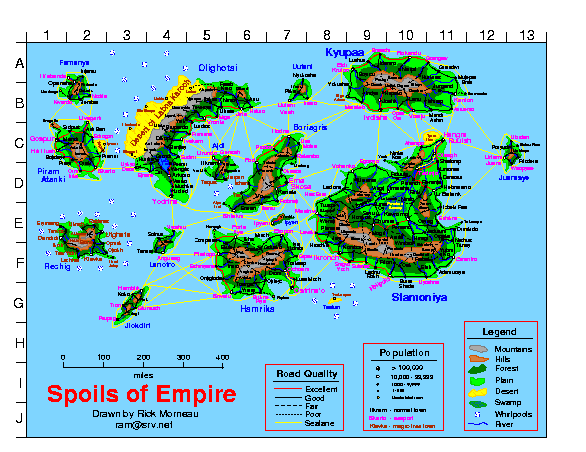
#> input picture docs/soe_map_sample.png, 586 x 452 px, found by its file name
$ python extract_geography.py
#> lines starting #> are read from the running program, lines starting #| are printed output that depends on the picture; after the words box and inside, x2 and y2 are one past the last pixel; in counts of white or black regions, pixels touching at a corner belong together
"""
Extract coastlines and terrain regions from the gamemaster's map raster.

``docs/soe_map_sample.png`` is a 586x452 flat-palette image: every terrain
type is a solid legend colour, so the geography can be recovered exactly by
colour-keying rather than guessed at. Roads, rivers, sea lanes and town
labels are drawn *over* the terrain, punching line-shaped holes in it; we
close those holes morphologically before tracing, so a road crossing an
island does not cut the island in two.

Output is in miles, not pixels: the map's scale bar fixes 400 miles at
161px, and the 13x10 grid works out to 100-mile cells, so the whole field
is a 1300 x 1000 mile graticule. Working in miles keeps the geography in
the same units the engine already prices travel and SCAN in.

Usage:
    python scripts/extract_geography.py [--debug]
"""

from __future__ import annotations

import argparse
import json
from pathlib import Path

import numpy as np
from PIL import Image
from scipy import ndimage
from skimage import measure

REPO_ROOT = Path(__file__).resolve().parent.parent
# Third-party source material, kept out of the repo (archived clean-room plan).
DEFAULT_RASTER = REPO_ROOT / "reference" / "soe_map_sample.png"
DEFAULT_OUT = REPO_ROOT / "maps" / "soe_geography.json"

# Map field, registered from the grid tick marks in the raster's margins
# rather than from the frame: the ticks sit exactly 40px apart, giving 13x10
# cells of 40px and a clean 2.5 miles per pixel. (The drawn frame clips the
# last row short, but rows I-J hold no towns.)
FIELD = (27, 546, 43, 442)  # x0, x1, y0, y1 inclusive -> 520 x 400 px
GRID_COLS, GRID_ROWS = 13, 10
MILES_PER_CELL = 100.0

# Legend colours. Each terrain lists its fill plus any shading variants.
TERRAIN_COLOURS: dict[str, list[tuple[int, int, int]]] = {
    "mountains": [(170, 170, 170), (127, 127, 127)],
    "hills": [(213, 127, 63), (213, 85, 0)],
    "forest": [(0, 127, 0)],
    "plain": [(0, 255, 0), (0, 213, 0), (0, 170, 0)],
    "desert": [(255, 255, 0), (255, 213, 0)],
}
SWAMP_SPECKLE = (0, 127, 127)  # teal marks stippled over the forest green
SEA_COLOUR = (127, 213, 255)
PANEL_BORDER = (255, 0, 0)  # legend panels are drawn as red rectangles
RIVER_COLOUR = (0, 0, 255)  # rivers are the only pure blue on the map

# Terrain draw order: coarse ground first, distinctive relief on top.
TERRAIN_ORDER = ["plain", "forest", "swamp", "desert", "hills", "mountains"]


def mask_for(rgb: np.ndarray, colours: list[tuple[int, int, int]]) -> np.ndarray:
    out = np.zeros(rgb.shape[:2], dtype=bool)
    for colour in colours:
        out |= np.all(rgb == np.array(colour, dtype=rgb.dtype), axis=2)
    return out


def chrome_mask(rgb: np.ndarray) -> np.ndarray:
    """Legend panels sit inside the map field and their terrain swatches would
    otherwise trace as islands. Each panel is a large red rectangle, so find
    those and blank out their interiors."""
    red = mask_for(rgb, [PANEL_BORDER])
    labels, _ = ndimage.label(red, structure=np.ones((3, 3)))
#> labels: shape (400, 520) int32; 83 distinct labels, from 0 to 82
    out = np.zeros(rgb.shape[:2], dtype=bool)
    for box in ndimage.find_objects(labels):
        height = box[0].stop - box[0].start
        width = box[1].stop - box[1].start
        if width > 50 and height > 40:  # a panel, not a road or a title glyph
            out[box] = True
#> this loop made 82 passes
#> (height, width) on passes 1 to 12: (7, 10), (5, 26), (5, 16), (6, 13), (3, 4), (4, 7), (1, 1), (6, 2), (8, 5), (9, 15), (6, 1), (3, 16)
#> out: shape (400, 520) bool; 9.9% white; 3 white regions, box (x1, y1, x2, y2) and area: (437, 278, 511, 388) 8140, (336, 300, 417, 388) 7128, (238, 321, 317, 388) 5293
    return ndimage.binary_dilation(out, np.ones((5, 5)))
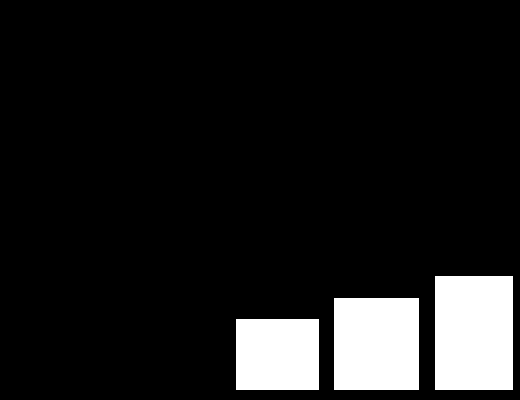
#> returned value: shape (400, 520) bool; 10.9% white; 3 white regions, box (x1, y1, x2, y2) and area: (435, 276, 513, 390) 8892, (334, 298, 419, 390) 7820, (236, 319, 319, 390) 5893


def px_to_miles(x: np.ndarray, y: np.ndarray) -> tuple[np.ndarray, np.ndarray]:
    """Field pixel coords -> miles, origin at the field's top-left corner."""
    x0, x1, y0, y1 = FIELD
    w, h = x1 - x0 + 1, y1 - y0 + 1
    return (
        x * (GRID_COLS * MILES_PER_CELL / w),
        y * (GRID_ROWS * MILES_PER_CELL / h),
    )


def trace(mask: np.ndarray, min_area_px: int, simplify_px: float) -> list[list]:
    """Marching-squares contours of a mask, simplified, in mile coordinates."""
    labels, count = ndimage.label(mask)
    polygons: list[list] = []
    for index in range(1, count + 1):
        component = labels == index
        if component.sum() < min_area_px:
            continue
        # Pad so components touching the field edge still close cleanly.
        padded = np.pad(component, 1)
        for contour in measure.find_contours(padded.astype(float), 0.5):
            if len(contour) < 8:
                continue
            coords = measure.approximate_polygon(contour, tolerance=simplify_px)
            if len(coords) < 4:
                continue
            xs, ys = px_to_miles(coords[:, 1] - 1, coords[:, 0] - 1)
            polygons.append(
                [[round(float(a), 2), round(float(b), 2)] for a, b in zip(xs, ys)]
            )
    return polygons


def terrain_rasters(raster: Path) -> tuple[np.ndarray, np.ndarray]:
    """Classify the field into terrain indices (1-based, per TERRAIN_ORDER)
    plus a land mask. Shared with the position solver so both agree on where
    the ground is."""
    x0, x1, y0, y1 = FIELD
    rgb = np.array(Image.open(raster).convert("RGB"))[y0 : y1 + 1, x0 : x1 + 1]

    chrome = chrome_mask(rgb)
    speckle = mask_for(rgb, [SWAMP_SPECKLE]) & ~chrome
#> speckle: shape (400, 520) bool; 0.08% white in thin lines or dots, all inside (x1, y1, x2, y2) = (351, 135, 380, 173)
    raw = {
        name: mask_for(rgb, cols) & ~chrome for name, cols in TERRAIN_COLOURS.items()
    }
#> in mask_for (call 4), `out = np.zeros(rgb.shape[:2], dtype=bool)`: out: shape (400, 520) bool; every value is 0
#> raw = 5 items

    # Sea lanes are drawn in the same yellow as desert fill. Desert is a blob
    # and a sea lane is a 1-2px line, so an opening removes the lanes only.
    raw["desert"] = ndimage.binary_opening(raw["desert"], np.ones((3, 3)))

    # Swamp is teal stipple over forest green: the speckled forest components
    # are swamp, the rest stay forest.
    forest_labels, forest_count = ndimage.label(raw["forest"] | speckle)
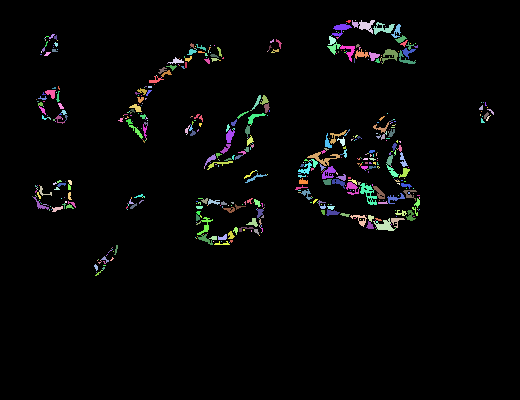
#> forest_labels: shape (400, 520) int32; 579 distinct labels, from 0 to 578; one colour per label, 0 black
#> forest_count = 578
    swamp_ids = set(np.unique(forest_labels[speckle])) - {0}
#> swamp_ids = 39 items
    swamp = (
        np.isin(forest_labels, list(swamp_ids)) if swamp_ids else np.zeros_like(speckle)
    )
    raw["swamp"] = swamp
    raw["forest"] = (raw["forest"] | speckle) & ~swamp

    # Land = any terrain. Roads/labels drawn over land leave line-shaped gaps;
    # close them and fill enclosed holes so islands stay whole.
    land = np.zeros(rgb.shape[:2], dtype=bool)
    for mask in raw.values():
        land |= mask
#> this loop made 6 passes
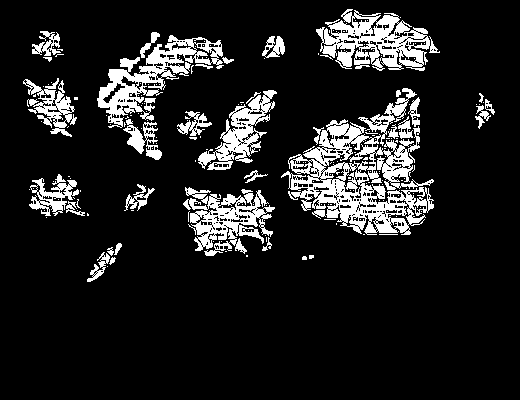
#> land: shape (400, 520) bool; 12.9% white; 200 white regions (167 under 20 px), largest, box (x1, y1, x2, y2) and area: (281, 88, 434, 235) 8257, (316, 9, 440, 71) 3776, (97, 35, 224, 128) 3608
    land = ndimage.binary_closing(land, np.ones((5, 5)))
#> land: shape (400, 520) bool; 19% white; 15 white regions, largest, box (x1, y1, x2, y2) and area: (281, 88, 434, 235) 13782, (97, 32, 234, 160) 6497, (316, 9, 440, 71) 5371
    land = ndimage.binary_fill_holes(land)
#> land: shape (400, 520) bool; 19.1% white; 15 white regions, largest, box (x1, y1, x2, y2) and area: (281, 88, 434, 235) 13812, (97, 32, 234, 160) 6783, (316, 9, 440, 71) 5371
    # Never let the closing eat into open sea.
    land &= ~ndimage.binary_erosion(mask_for(rgb, [SEA_COLOUR]), np.ones((7, 7)))

    # Reassign overdrawn pixels to the nearest terrain so regions stay solid.
    assigned = np.zeros(rgb.shape[:2], dtype=np.int32)
    for i, name in enumerate(TERRAIN_ORDER, start=1):
        assigned[raw[name]] = i
    gaps = land & (assigned == 0)
#> gaps: shape (400, 520) bool; 6.2% white in thin lines or dots, all inside (x1, y1, x2, y2) = (24, 10, 493, 278)
    if gaps.any():
        _, (iy, ix) = ndimage.distance_transform_edt(assigned == 0, return_indices=True)
        assigned[gaps] = assigned[iy[gaps], ix[gaps]]
#> assigned: shape (400, 520) int32; 7 distinct labels, from 0 to 6

    rivers = mask_for(rgb, [RIVER_COLOUR]) & ~chrome & land
#> rivers: shape (400, 520) bool; 0.89% white in thin lines or dots, all inside (x1, y1, x2, y2) = (32, 13, 490, 278)
    return assigned, land, rivers


def build(raster: Path, out: Path, debug: bool) -> dict:
    assigned, land, rivers = terrain_rasters(raster)

    geography = {
        "units": "miles",
        "field_miles": [GRID_COLS * MILES_PER_CELL, GRID_ROWS * MILES_PER_CELL],
        "grid": {"cols": GRID_COLS, "rows": GRID_ROWS, "cell_miles": MILES_PER_CELL},
        "coastlines": trace(land, min_area_px=12, simplify_px=0.6),
        "rivers": trace(rivers, min_area_px=6, simplify_px=0.5),
        "terrain": {
            name: trace((assigned == i) & land, min_area_px=10, simplify_px=0.8)
            for i, name in enumerate(TERRAIN_ORDER, start=1)
        },
    }
#> in trace, `labels, count = ndimage.label(mask)`:
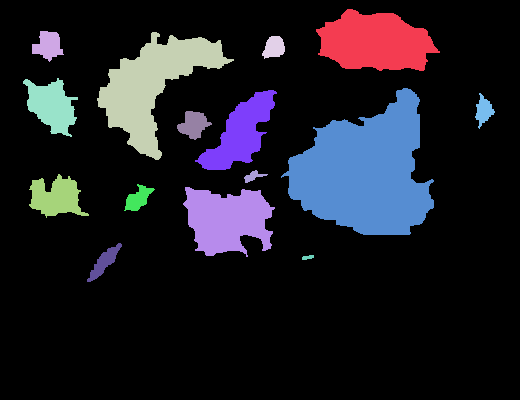
#> labels: shape (400, 520) int32; 16 distinct labels, from 0 to 15; one colour per label, 0 black
#> in trace, `labels, count = ndimage.label(mask)`: count = 15
#> after the loop in trace, `for index in range(1, count + 1):`:
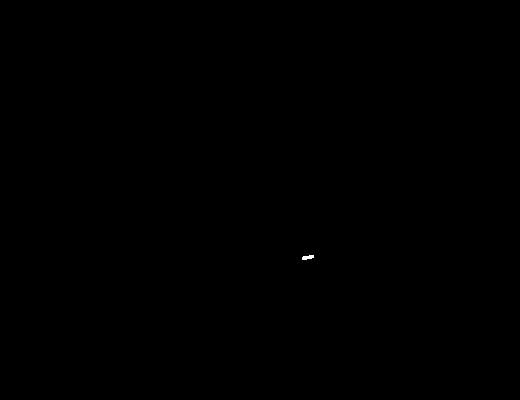
#> component: shape (400, 520) bool; 0.02% white; 1 white region, box (x1, y1, x2, y2) and area: (302, 255, 314, 260) 43
#> after the loop in trace, `for index in range(1, count + 1):`: polygons = 15 items
#> in trace (call 2), `labels, count = ndimage.label(mask)`: labels: shape (400, 520) int32; 543 distinct labels, from 0 to 542
#> after the loop in trace (call 2), `for index in range(1, count + 1):`: component: shape (400, 520) bool; 0% white in thin lines or dots, all inside (x1, y1, x2, y2) = (92, 277, 93, 278)
#> call 3 of trace, with min_area_px = 10, simplify_px = 0.8
#> in trace (call 3), `labels, count = ndimage.label(mask)`:
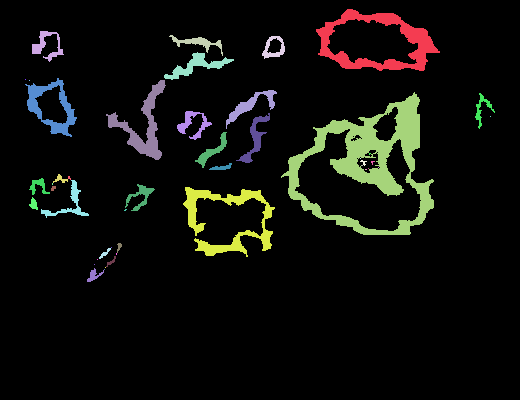
#> labels: shape (400, 520) int32; 46 distinct labels, from 0 to 45; one colour per label, 0 black
#> in trace (call 3), `labels, count = ndimage.label(mask)`: count = 45
#> in trace (call 3), `labels, count = ndimage.label(mask)`: mask: shape (400, 520) bool; 8.6% white; 32 white regions (9 under 20 px), largest, box (x1, y1, x2, y2) and area: (281, 92, 434, 235) 6686, (316, 9, 440, 71) 2541, (183, 187, 275, 257) 1956
#> the loop in trace (call 3), `for index in range(1, count + 1):` made 45 passes
#> pass 2, in trace (call 3), `padded = np.pad(component, 1)`:
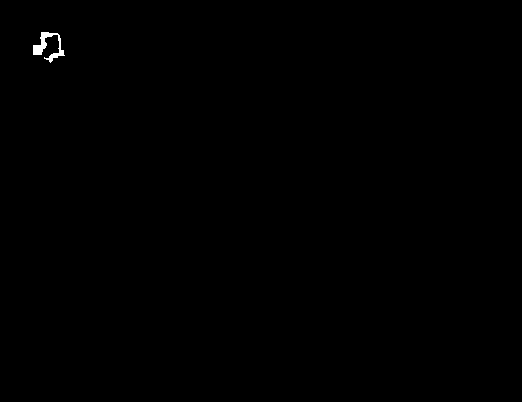
#> padded: shape (402, 522) bool; 0.17% white; 1 white region, box (x1, y1, x2, y2) and area: (33, 32, 65, 63) 347
#> after the loop in trace (call 3), `for index in range(1, count + 1):`: polygons = 33 items

    out.parent.mkdir(parents=True, exist_ok=True)
    out.write_text(json.dumps(geography, indent=1) + "\n", encoding="utf-8")

    if debug:
        palette = {
            "plain": (120, 200, 90),
            "forest": (34, 110, 50),
            "swamp": (70, 120, 110),
            "desert": (232, 210, 140),
            "hills": (196, 150, 95),
            "mountains": (150, 145, 140),
        }
        canvas = np.full((*assigned.shape, 3), (150, 200, 230), dtype=np.uint8)
        for i, name in enumerate(TERRAIN_ORDER, start=1):
            canvas[assigned == i] = palette[name]
        canvas[~land] = (150, 200, 230)
        Image.fromarray(canvas).resize(
            (assigned.shape[1] * 2, assigned.shape[0] * 2), Image.NEAREST
        ).save(REPO_ROOT / "docs" / "debug_terrain.png")

    return geography


def main() -> int:
    parser = argparse.ArgumentParser(description=__doc__)
    parser.add_argument("--raster", type=Path, default=DEFAULT_RASTER)
    parser.add_argument("--out", type=Path, default=DEFAULT_OUT)
    parser.add_argument("--debug", action="store_true")
    args = parser.parse_args()

    geo = build(args.raster, args.out, args.debug)
    print(f"wrote {args.out}")
    print(f"  coastline polygons: {len(geo['coastlines'])}")
#|   coastline polygons: 15
    print(f"  river polygons:     {len(geo['rivers'])}")
#|   river polygons:     93
    for name, polys in geo["terrain"].items():
        pts = sum(len(p) for p in polys)
        print(f"  {name:<10} {len(polys):4d} polygons, {pts:6d} points")
#> this loop made 6 passes
#> name on passes 1 to 6: 'plain', 'forest', 'swamp', 'desert', 'hills', 'mountains'
#|   plain        33 polygons,   1130 points
#|   forest       25 polygons,    908 points
#|   swamp         5 polygons,     67 points
#|   desert        4 polygons,     88 points
#|   hills        30 polygons,    535 points
#|   mountains    11 polygons,    199 points
    return 0


if __name__ == "__main__":
    raise SystemExit(main())
#> (the program exits here)
